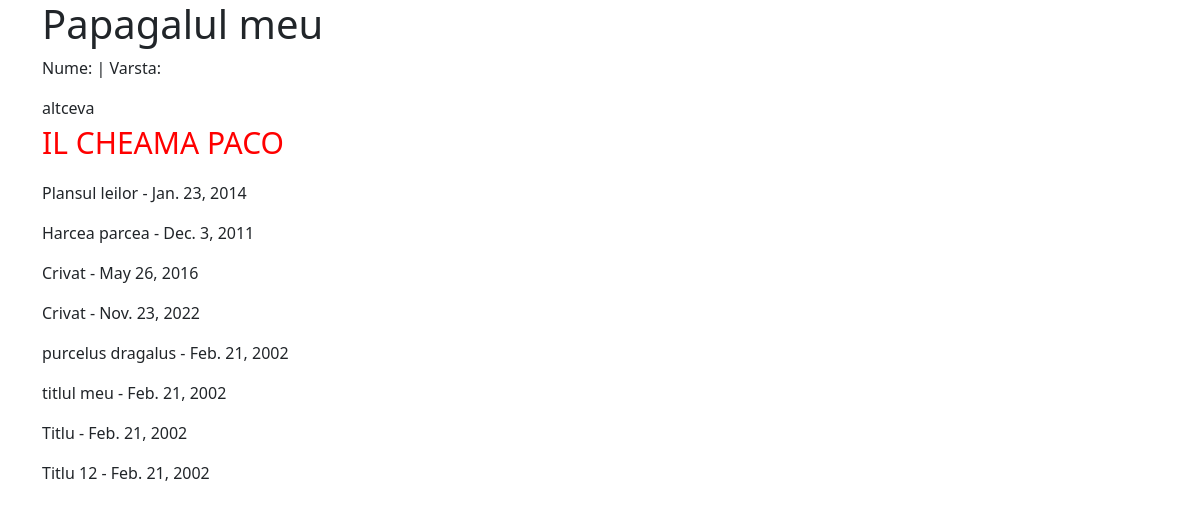
The page / on the database its author committed.
### mainapp/models.py (models this page shows, shortened)
class Movie(models.Model):
    title = models.CharField(max_length=255)
    description = models.TextField()
    release_date = models.DateField()
    create_date = models.DateTimeField(auto_now_add=True)
    modify_date = models.DateTimeField(auto_now=True)
    class Meta:
        db_table = 'Movie'

### mainapp/views.py (the view)
# urls.py: path('', views.HomepageView.as_view(), name="homepage"),
class HomepageView(ListView):
    model = models.Movie
    template_name = 'mainapp/home.html'
    context_object_name = 'movies'
    def get_context_data(self, **kwargs):
        context = super().get_context_data(**kwargs)
        context['extra_arg'] = 'Paco'
        return context

### mainapp/templates/mainapp/home.html
{% extends 'mainapp/header.html' %}
{% block content %}
    <h1>Papagalul meu</h1>
    <p>Nume: {{ nume }} | Varsta: {{ varsta }}</p>
    {% if varsta > 5 %} ceva html {% else %} altceva {% endif %}
    {% include 'mainapp/includes/prezentare.html' %}
    {% for movie in movies %}
        <p>{{ movie.title }} - {{ movie.release_date }}</p>
    {% endfor %}
{% endblock %}

### mainapp/templates/mainapp/header.html (shortened to what this page needs)
<!doctype html>
<html lang="en">
  <head>
    <link href="https://cdn.jsdelivr.net/npm/bootstrap@5.2.0/dist/css/bootstrap.min.css" rel="stylesheet">
  </head>
  <body>
    <div class="container">
      {% block content %}
      {% endblock %}
    </div>
  </body>
</html>

### mainapp/templates/mainapp/includes/prezentare.html
<p style="color: red; font-size: 30px">IL CHEAMA PACO</p>

### rows shown on the page
Movie: title "Plansul leilor", release_date "Jan. 23, 2014"
Movie: title "Harcea parcea", release_date "Dec. 3, 2011"
Movie: title "Crivat", release_date "May 26, 2016"
Movie: title "Crivat", release_date "Nov. 23, 2022"
Movie: title "purcelus dragalus", release_date "Feb. 21, 2002"
Movie: title "titlul meu", release_date "Feb. 21, 2002"
Movie: title "Titlu", release_date "Feb. 21, 2002"
Movie: title "Titlu 12", release_date "Feb. 21, 2002"
